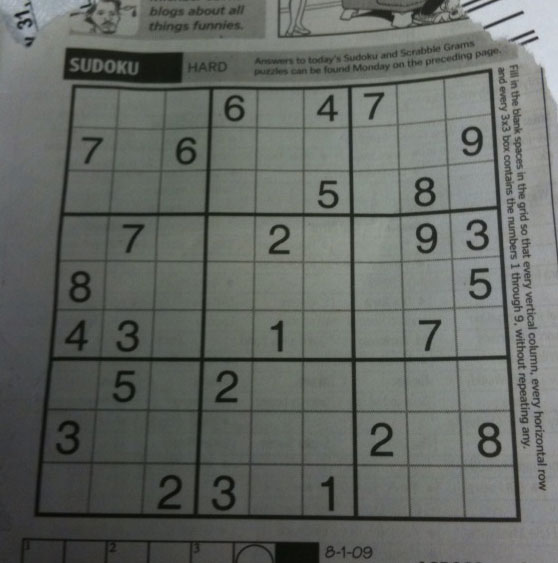
#> input picture Labs/05/images/sudoku.png, 558 x 563 px; its folder holds 4 pictures in this run; the run also reads 2 pictures not shown here
$ jupyter execute --allow-errors 23K-0074-lab05-tasks.ipynb   (older library calls are emulated)
#> lines starting #> are read from the running program, lines starting #| are printed output that depends on the picture; after the words box and inside, x2 and y2 are one past the last pixel; in counts of white or black regions, pixels touching at a corner belong together
## **computer vision - lab 5 tasks**
### **image segmentation**
#### **23K-0074**

#### **setup**
images are in `images/` and every final result is saved to `output/`.

[cell 1]
import os
import cv2
import numpy as np
import matplotlib.pyplot as plt

os.makedirs("output", exist_ok=True)


def load(name, flag=cv2.IMREAD_COLOR):
#> called with name = 'sudoku.png', flag = 0
    img = cv2.imread(os.path.join("images", name), flag)
    if img is None:
        raise FileNotFoundError(f"images/{name} not found")
    return img


def show(images, titles, cols=None, size=4, save=None):
    cols = cols or len(images)
    rows = int(np.ceil(len(images) / cols))
    fig, axes = plt.subplots(rows, cols, figsize=(size * cols, size * rows))
    axes = np.atleast_1d(axes).ravel()
    for ax in axes:
        ax.axis("off")
    for ax, im, t in zip(axes, images, titles):
        if im.ndim == 2:
            ax.imshow(im, cmap="gray", vmin=0, vmax=255)
        else:
            ax.imshow(cv2.cvtColor(im, cv2.COLOR_BGR2RGB))
        ax.set_title(t, fontsize=10)
    plt.tight_layout()
    if save:
        plt.savefig(os.path.join("output", save), dpi=110, bbox_inches="tight")
    plt.show()

### **task 1 - automated inspection of a document under uneven lighting**
image: `sudoku.png` (photographed newspaper sudoku; the lighting falls off towards the bottom/right).

[cell 2]
doc = load("sudoku.png", cv2.IMREAD_GRAYSCALE)
print("shape:", doc.shape, " mean intensity:", round(doc.mean(), 1))
#| shape: (563, 558)  mean intensity: 101.8

# global thresholding with three values. THRESH_BINARY_INV so text/grid lines become white (foreground)
T_VALUES = [70, 100, 130]
global_masks = [cv2.threshold(doc, t, 255, cv2.THRESH_BINARY_INV)[1] for t in T_VALUES]
#> global_masks = 3 items

# adaptive threshold - method and parameters chosen in task 2 (mean, blockSize 51, C 15)
adaptive = cv2.adaptiveThreshold(doc, 255, cv2.ADAPTIVE_THRESH_MEAN_C, cv2.THRESH_BINARY_INV, 51, 15)
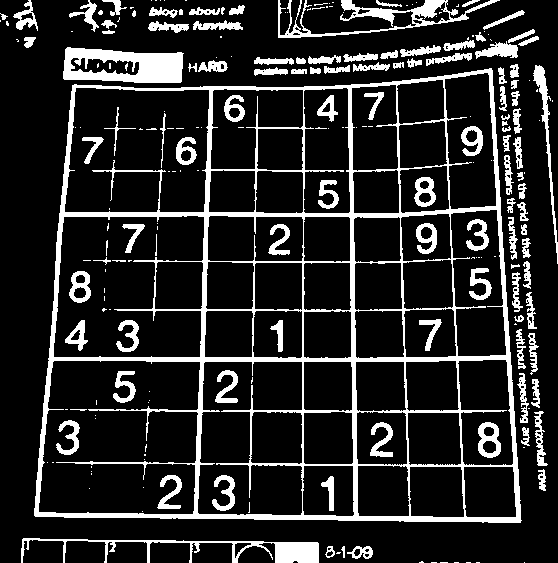
#> adaptive: shape (563, 558); 15.8% white; 225 white regions (114 under 20 px), largest, box (x1, y1, x2, y2) and area: (34, 68, 522, 523) 23678, (63, 47, 184, 83) 2904, (278, 0, 500, 38) 2036

show([doc] + global_masks + [adaptive],
     ["original"] + [f"global T = {t}" for t in T_VALUES] + ["adaptive (mean, 51, C=15)"],
     cols=5, size=4, save="task1_comparison.png")
#> in show, `cols = cols or len(images)`: cols = 5
#> in show, `rows = int(np.ceil(len(images) / cols))`: rows = 1
#> the loop in show, `for ax in axes:` made 5 passes
#> the loop in show, `for ax, im, t in zip(axes, images, titles):` made 5 passes
#> t on passes 1 to 5: 'original', 'global T = 70', 'global T = 100', 'global T = 130', 'adaptive (mean, 51, C=15)'
#> in show, `plt.savefig(os.path.join("output", save), dpi=110, bbox_inches="tight")`:
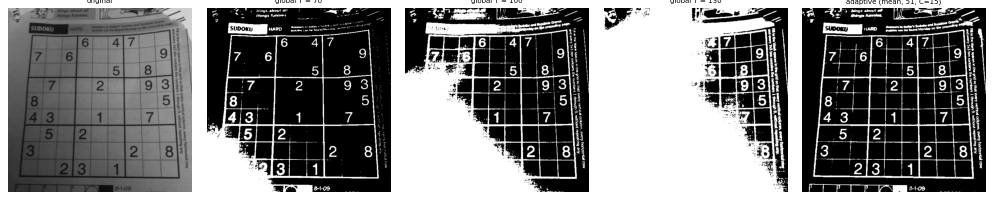
#> figure drawn by matplotlib, 5 panels
cv2.imwrite("output/task1_adaptive_mask.png", adaptive)

for t, m in zip(T_VALUES, global_masks):
    print(f"global T={t:3d}: {100 * (m > 0).mean():5.1f}% of pixels marked as ink")
#> this loop made 3 passes
#> (printed output is left out)
print(f"adaptive     : {100 * (adaptive > 0).mean():5.1f}% of pixels marked as ink")
#| adaptive     :  15.8% of pixels marked as ink

#### **where does global thresholding fail?**
the mean brightness of each quarter of the page shows the uneven lighting.

[cell 3]
h, w = doc.shape
quads = {"top-left": doc[:h//2, :w//2], "top-right": doc[:h//2, w//2:],
         "bottom-left": doc[h//2:, :w//2], "bottom-right": doc[h//2:, w//2:]}
for name, q in quads.items():
    print(f"{name:12s} mean brightness: {q.mean():6.1f}")
#> this loop made 4 passes
#> (printed output is left out)

# background illumination estimate: a large blur removes the text and keeps only the lighting
illum = cv2.GaussianBlur(doc, (0, 0), 25)
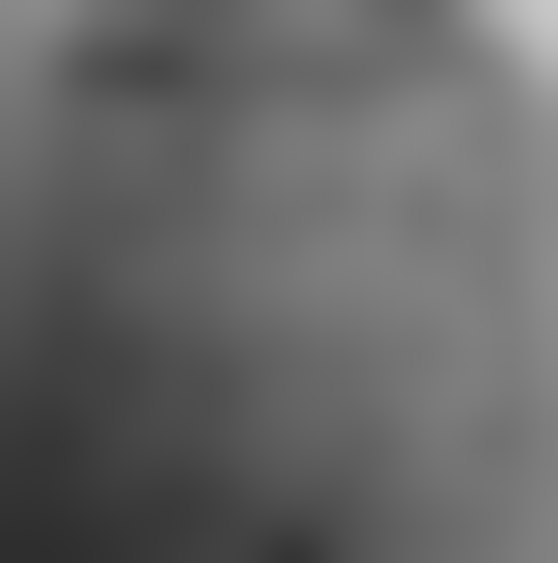
#> illum: shape (563, 558); min 46, max 199, mean 101.8
show([doc, illum], ["original", "estimated illumination (heavy blur)"], size=5, save="task1_illumination.png")
#> the loop in show (call 2), `for ax in axes:` made 2 passes
#> the loop in show (call 2), `for ax, im, t in zip(axes, images, titles):` made 2 passes

**parameters chosen**
- **global T = 70 / 100 / 130:** spread around the image's mean brightness (101.8), so the test covers a threshold below, at and above the average.
- **adaptive:** `ADAPTIVE_THRESH_MEAN_C`, blockSize 51, C 15. this was the cleanest combination found in task 2.
- **`THRESH_BINARY_INV`:** used everywhere so that the ink (text and grid lines) is the white foreground.

**comparing the masks**
- **T = 70 (best global result):** the digits and grid in the top and right parts come out cleanly. the dark bottom-left corner of the page turns into a solid white blob, so digits there (e.g. the "3" and "2" near the bottom) are lost or merged with the background.
- **T = 100:** the white flood spreads across most of the left and bottom of the page. 45.3% of the pixels are marked as ink.
- **T = 130:** almost the whole page is white (77.8%); only the brightest top-right area still shows text.
- **adaptive:** every digit and grid line is readable across the whole page, including the dark corner. 15.8% of the pixels are marked as ink, which is close to the real amount of ink on the page. a little speckle remains around the folded page edges.

**which regions make global thresholding fail?**
- the quarter means show the lighting problem: top-right **126.6**, bottom-right 111.2, top-left 98.6, bottom-left **70.8**.
- the white paper in the bottom-left corner (~70) is darker than the printed ink in the bright top-right.
- the illumination estimate (the heavy-blur figure) shows the same brightness gradient running from the top-right to the bottom-left.
- **most usable mask:** the adaptive one.

**why does a single threshold struggle when the illumination changes?**
- a global threshold assumes one value separates ink from paper everywhere on the page.
- with uneven lighting, "paper" in a shadow can be darker than "ink" in a bright area, so no single value works.
  - a low T misses text in the bright areas (the ink there is lighter than T).
  - a high T marks the whole shadowed paper as ink.
- adaptive thresholding compares each pixel only with its own neighbourhood. the local lighting cancels out, so text is detected wherever it is darker than the paper around it.

### **task 2 - choosing the correct adaptive threshold strategy**
same image. `blockSize` = size of the local neighbourhood used to compute each pixel's threshold, `C` = constant subtracted from the local mean / gaussian-weighted mean.

[cell 4]
BLOCKS = [5, 11, 51]
CS = [0, 5, 15]
methods = {"mean": cv2.ADAPTIVE_THRESH_MEAN_C, "gaussian": cv2.ADAPTIVE_THRESH_GAUSSIAN_C}
#> methods = {'mean': 0, 'gaussian': 1}

results = {}
for mname, m in methods.items():
    imgs, titles = [], []
    for b in BLOCKS:
        for c in CS:
            mask = cv2.adaptiveThreshold(doc, 255, m, cv2.THRESH_BINARY_INV, b, c)
            results[(mname, b, c)] = mask
            imgs.append(mask)
            titles.append(f"{mname}  block={b}  C={c}")
    show(imgs, titles, cols=3, size=4, save=f"task2_{mname}_grid.png")
#> this loop made 2 passes
#> (mname, m) on passes 1 to 2: ('mean', 0), ('gaussian', 1)
#> pass 1, in show (call 3), `plt.savefig(os.path.join("output", save), dpi=110, bbox_inches="tight")`:
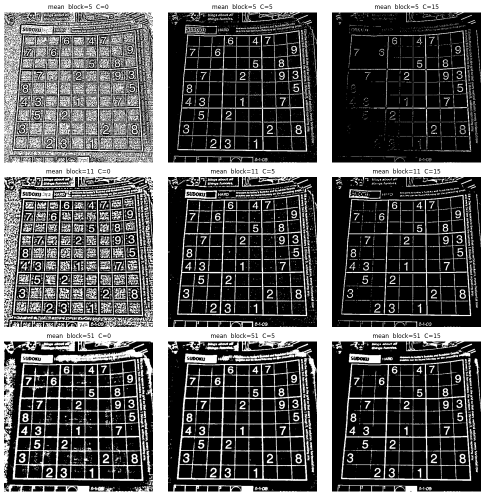
#> figure drawn by matplotlib, 9 panels
#> after the loop, results = 18 items

[cell 5]
# a simple numeric noise measure: number of small connected blobs (< 15 px) = speckle noise
def speckles(mask, max_area=15):
    n, _, stats, _ = cv2.connectedComponentsWithStats(mask)
    return int((stats[1:, cv2.CC_STAT_AREA] < max_area).sum())

print(f"{'method':9s} {'block':>5s} {'C':>3s} {'ink %':>6s} {'speckles':>9s}")
for (mname, b, c), mask in results.items():
    print(f"{mname:9s} {b:5d} {c:3d} {100 * (mask > 0).mean():6.1f} {speckles(mask):9d}")
#> this loop made 18 passes
#> (mname, b, c, n in speckles) on passes 1 to 8: ('mean', 5, 0, 1369), ('mean', 5, 5, 1117), ('mean', 5, 15, 1054), ('mean', 11, 0, 995), ('mean', 11, 5, 761), ('mean', 11, 15, 425), ('mean', 51, 0, 786), ('mean', 51, 5, 231)
#> (printed output is left out)

[cell 6]
best_mean = results[("mean", 51, 15)]
best_gauss = results[("gaussian", 51, 15)]
#> best_gauss: shape (563, 558); 14.3% white; 260 white regions (124 under 20 px), largest, box (x1, y1, x2, y2) and area: (34, 68, 521, 523) 21666, (63, 48, 184, 83) 2219, (277, 0, 500, 38) 1755
show([doc, best_mean, best_gauss], ["original", "best mean (51, C=15)", "best gaussian (51, C=15)"], size=5, save="task2_best.png")
cv2.imwrite("output/task2_best_mean.png", best_mean)
#> Out = True

**answers** (from the two 3×3 grids and the table above; "speckles" = connected blobs smaller than 15 px)

1. **neighbourhood too small (blockSize 5):**
   - the window is smaller than a digit stroke, so inside thick strokes and plain paper the pixel is compared with near-identical neighbours.
   - with C = 0 the whole page becomes speckle noise (54-60% "ink", 900-1000 speckles).
   - with C = 15 the strokes break apart and mostly disappear (gaussian: 1.8% ink).
2. **neighbourhood too large (blockSize 51):**
   - the window starts to see the lighting gradient again, so it behaves a bit more like a global threshold.
   - strokes become thicker and bolder, small blobs merge (the "SUDOKU" label becomes a solid block) and dark folded edges show up as filled regions.
   - here it's still acceptable because 51 px is small compared with how slowly the lighting changes across the page.
3. **increasing C:**
   - C is subtracted from the local mean, so a pixel must be noticeably darker than its surroundings to count as ink.
   - larger C removes background noise (mean, block 51: 659 → 146 → 109 speckles for C = 0 → 5 → 15).
   - too large C with a small window erases faint or thin strokes (block 5, C 15).
4. **cleanest combination:** **blockSize 51, C = 15**.
   - fewest speckles (mean 109, gaussian 117).
   - solid, unbroken digits and grid lines.
   - blockSize 11 with C 5 is a close second: thinner strokes, but more noise (615-621 speckles).
5. **mean vs gaussian:** at the best settings they are almost identical, with mean slightly cleaner here (109 vs 117 speckles).
   - gaussian gives more weight to the centre pixel, so its threshold follows fine texture more closely.
   - that makes gaussian more sensitive to small blocks: at block 5, C 15 it erases more text than mean does.
   - for this image **mean** performs marginally better and is used as the final mask.

### **task 3 - quality-control system using otsu's thresholding**
image: `water_coins.jpg` from OpenCV's watershed tutorial (coins on a light background).

#> (a cell that did not finish here is left out)

coins_gray = cv2.cvtColor(coins, cv2.COLOR_BGR2GRAY)

# THRESH_BINARY_INV because the coins are darker than the background
t_otsu, otsu_mask = cv2.threshold(coins_gray, 0, 255, cv2.THRESH_BINARY_INV + cv2.THRESH_OTSU)
print("otsu threshold (original):", t_otsu)

fig, axes = plt.subplots(1, 3, figsize=(15, 4.5))
axes[0].imshow(cv2.cvtColor(coins, cv2.COLOR_BGR2RGB)); axes[0].set_title("original"); axes[0].axis("off")
axes[1].hist(coins_gray.ravel(), 256, (0, 256), color="gray")
axes[1].axvline(t_otsu, color="red", ls="--", label=f"otsu T = {t_otsu:.0f}")
axes[1].set_title("grayscale histogram"); axes[1].legend()
axes[2].imshow(otsu_mask, cmap="gray"); axes[2].set_title("otsu binary mask"); axes[2].axis("off")
plt.tight_layout(); plt.savefig("output/task3_otsu.png", dpi=110); plt.show()
cv2.imwrite("output/task3_otsu_mask.png", otsu_mask)

#### **repeating the experiment with modified contrast / preprocessing**

#> (a cell that did not finish here is left out)

**observation**
- **the histogram is bimodal:** a large bright peak (the white background) and a darker peak (the coins). otsu picked **T = 162**, in the valley between them. every coin comes out as a solid white disc.
- **changing contrast / preprocessing:**

| variant | otsu T | foreground |
|---|---|---|
| original | 162 | 55.9% |
| low contrast (×0.6 + 50) | 147 | 55.9% |
| high contrast (×1.4 − 40) | 167 | 55.2% |
| gaussian blur 5×5 | 162 | 56.5% |
| histogram equalized | 131 | 51.5% |

- **what the table shows:** the selected threshold moves with the contrast (147 → 167), but the segmented area stays almost identical (~55-56%). otsu followed the valley of the histogram automatically; a hand-picked threshold of 162 would have failed on the low-contrast version.
- **histogram equalization:** the one case that got worse. equalization boosts the coin engravings and the background texture, so the two peaks overlap more. the mask gets holes and ragged coin edges.
- **a limit of thresholding alone:** the coins touch, so the mask is effectively one connected blob and can't be used to count coins. that's what task 7 fixes.

**why is otsu useful when the correct threshold isn't known beforehand?**
- otsu tries every possible threshold and picks the one that maximises the variance between the two classes (equivalently, minimises the spread inside each class).
- the threshold is computed from each image's own histogram, so it adapts to changes in exposure and contrast with no manual tuning.
- the only assumption is that the histogram has two clear classes (bimodal).

### **task 4 - sorting objects by color**
image: `smarties.png` (the image-link sheet's choice for this task). target object: the **green** sweets.

[cell 9]
sweets = load("smarties.png")
#> call 3 of load, with name = 'smarties.png', flag = 1
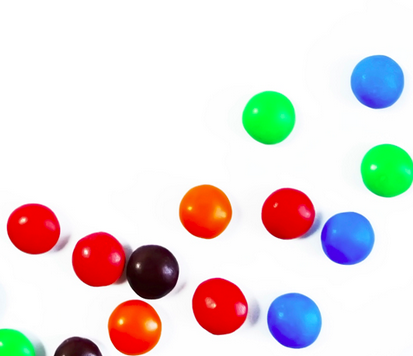
#> input picture Labs/05/images/smarties.png, 413 x 356 px
#> in load, img is the input picture: shape (356, 413, 3); mean B, G, R 219.1, 220.4, 228.9
hsv = cv2.cvtColor(sweets, cv2.COLOR_BGR2HSV)
#> hsv: shape (356, 413, 3); mean H, S, V 27.8, 46.1, 247

# OpenCV hue range is 0-179, so pure green is ~60
restrictive = (np.array([55, 200, 200]), np.array([65, 255, 255]))
final = (np.array([40, 80, 60]), np.array([85, 255, 255]))

mask_r = cv2.inRange(hsv, *restrictive)
#> mask_r: shape (356, 413); 0.6% white; 7 white regions (4 under 20 px), largest, box (x1, y1, x2, y2) and area: (246, 116, 278, 141) 448, (368, 171, 394, 192) 295, (0, 343, 15, 356) 123
mask_f = cv2.inRange(hsv, *final)
#> mask_f: shape (356, 413); 3.6% white; 3 white regions, box (x1, y1, x2, y2) and area: (360, 144, 413, 198) 2274, (242, 91, 296, 145) 2259, (0, 328, 39, 356) 829
extract = cv2.bitwise_and(sweets, sweets, mask=mask_f)
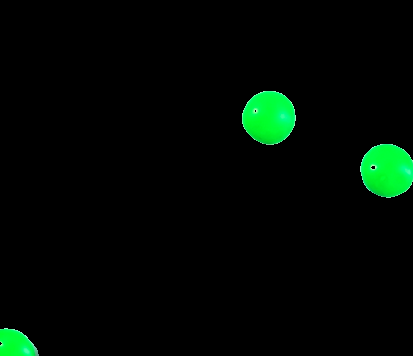
#> extract: shape (356, 413, 3); mean B, G, R 2.7, 9.1, 0.3

for name, m in [("restrictive", mask_r), ("final", mask_f)]:
    n = cv2.connectedComponentsWithStats(m)[0] - 1
    print(f"{name:11s} mask: {int((m > 0).sum()):6d} pixels, {n} blobs")
#> this loop made 2 passes
#> (name, n) on passes 1 to 2: ('restrictive', 7), ('final', 3)
#> (printed output is left out)

show([sweets, mask_r, mask_f, extract],
     ["original", "restrictive mask H55-65 S200+ V200+", "final mask H40-85 S80+ V60+", "extracted green objects"],
     cols=4, size=4, save="task4_hsv.png")
cv2.imwrite("output/task4_green_extracted.png", extract)
#> Out = True

[cell 10]
# where do the green pixels actually sit in H, S and V? (explains why the restrictive range fails)
g = hsv[mask_f > 0]
for i, ch in enumerate("HSV"):
    print(f"{ch}: min {g[:, i].min():3d}  5%: {np.percentile(g[:, i], 5):5.0f}  median {np.median(g[:, i]):5.0f}  95%: {np.percentile(g[:, i], 95):5.0f}  max {g[:, i].max():3d}")
#> this loop made 3 passes
#| H: min  64  5%:    65  median    67  95%:    75  max  83
#| S: min  80  5%:   172  median   255  95%:   255  max 255
#| V: min 153  5%:   224  median   254  95%:   255  max 255

**observation**
- **target:** the **green** sweets. there is no yellow object in `smarties.png`.
- **restrictive mask** (H 55-65, S ≥ 200, V ≥ 200): only **877 pixels in 7 small fragments**, mostly slivers at the edges of the sweets. none of the sweets is captured as a whole.
- **final mask** (H 40-85, S ≥ 80, V ≥ 60): **5,362 pixels in 3 blobs**, which are the two whole green sweets plus the part of a third one cut off at the bottom-left edge. the extracted image contains only green objects.
- **the small black dots** inside the final mask are the specular highlights. they are nearly white (low saturation), so they fall outside any colour range.

**why the restrictive mask fails**
- the hue statistics of the actual green pixels show the problem: hue 64-83, median **67**, 95% of pixels at ≤ 75.
- the restrictive hue window (55-65) sits below most of the green, catching only the few pixels at the low end.
- requiring S ≥ 200 and V ≥ 200 also removes the shaded side of each sweet (lower V) and the edges (lower S).
- real objects are not one exact colour: shading, curvature and highlights spread their pixels over a range of H, S and V.
- the final range was widened to cover that spread. it stays well away from blue (~100-120) and red (0-10 / 170-179), so it doesn't pick up other sweets.

### **task 5 - detecting the boundary of a manufactured part**
image: `smarties.png` (objects with clear boundaries, plus soft shadows and highlights that create weak edges). the low threshold is kept fixed at 50 while the high threshold is increased.

[cell 11]
sweets_gray = cv2.cvtColor(sweets, cv2.COLOR_BGR2GRAY)
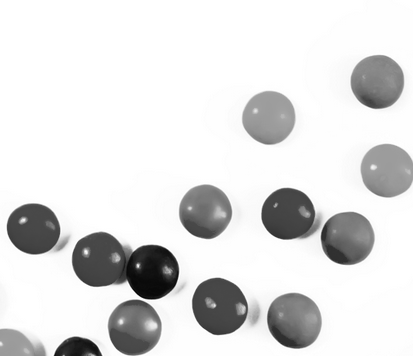
#> sweets_gray: shape (356, 413); min 4, max 255, mean 222.8
PAIRS = [(50, 100), (50, 200), (50, 350)]
edges = [cv2.Canny(sweets_gray, lo, hi) for lo, hi in PAIRS]
#> edges = 3 items

for (lo, hi), e in zip(PAIRS, edges):
    print(f"low={lo:3d} high={hi:3d}: {int((e > 0).sum()):6d} edge pixels")
#> this loop made 3 passes
#> hi on passes 1 to 3: 100, 200, 350
#> (printed output is left out)

show([sweets] + edges, ["original"] + [f"canny low={lo} high={hi}" for lo, hi in PAIRS], cols=4, size=4, save="task5_canny.png")
#> the loop in show (call 7), `for ax in axes:` made 4 passes
#> the loop in show (call 7), `for ax, im, t in zip(axes, images, titles):` made 4 passes
#> t on passes 1 to 4: 'original', 'canny low=50 high=100', 'canny low=50 high=200', 'canny low=50 high=350'
#> in show (call 7), `plt.savefig(os.path.join("output", save), dpi=110, bbox_inches="tight")`:
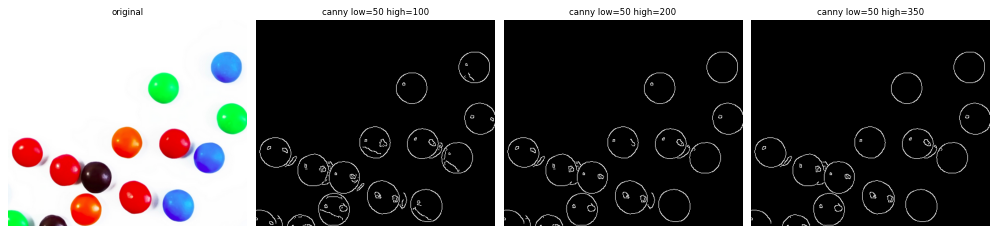
#> figure drawn by matplotlib, 4 panels
for (lo, hi), e in zip(PAIRS, edges):
    cv2.imwrite(f"output/task5_canny_{lo}_{hi}.png", e)

[cell 12]
# strong vs weak edges (hysteresis visualised for the middle pair):
#   strong = gradient above high, weak = between low and high. canny keeps weak pixels only if they connect to strong ones.
lo, hi = 50, 200
gx = cv2.Sobel(sweets_gray, cv2.CV_64F, 1, 0, ksize=3)
gy = cv2.Sobel(sweets_gray, cv2.CV_64F, 0, 1, ksize=3)
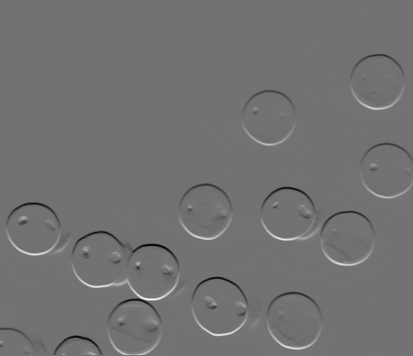
#> gy: shape (356, 413) float64; min -802, max 979, mean -0.9; drawn with min black and max white
mag = np.abs(gx) + np.abs(gy)          # L1 gradient, same as cv2.Canny's default
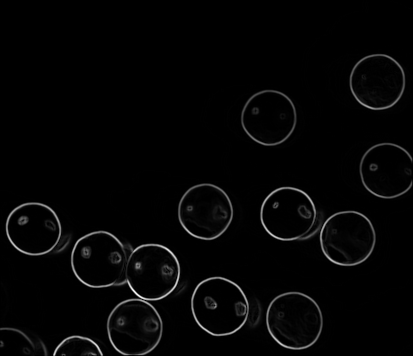
#> mag: shape (356, 413) float64; min 0, max 1450, mean 30; drawn with min black and max white
canny = cv2.Canny(sweets_gray, lo, hi)
vis = np.zeros_like(sweets)
#> vis: shape (356, 413, 3); every value is 0
vis[(canny > 0) & (mag >= hi)] = (255, 255, 255)   # strong edges -> white
#> (the rest of the program and of its run is left out)
